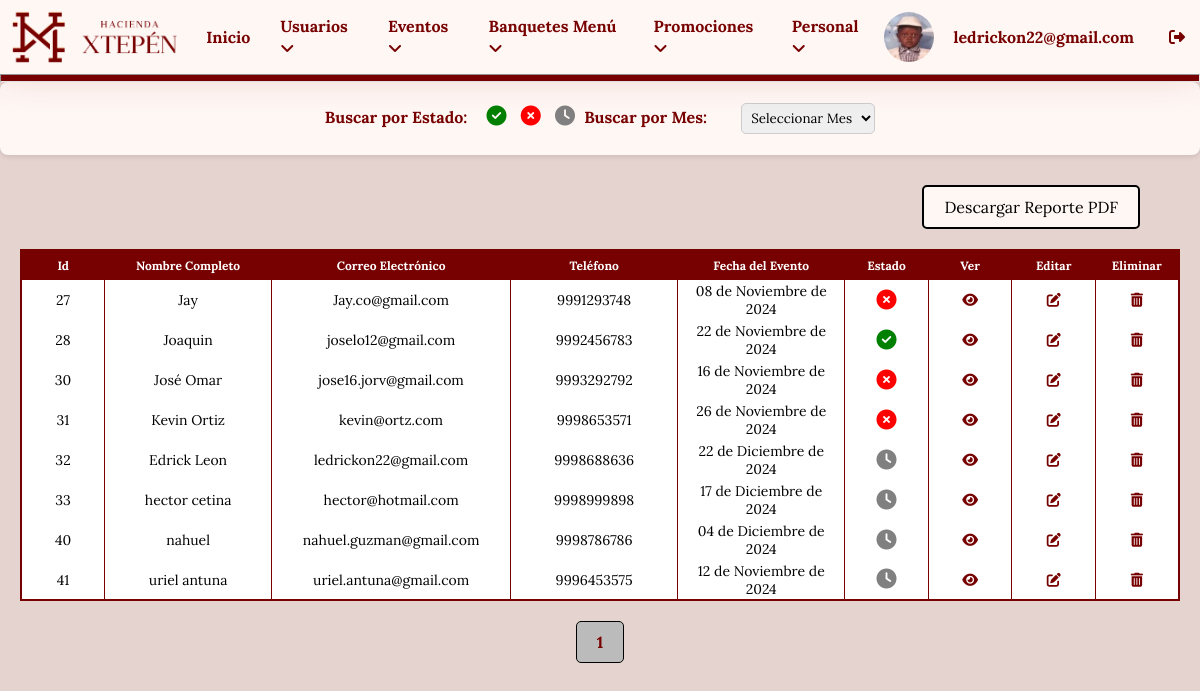
/login/dashboard_eventos.php (signed in), run on an earlier commit of the app's database.
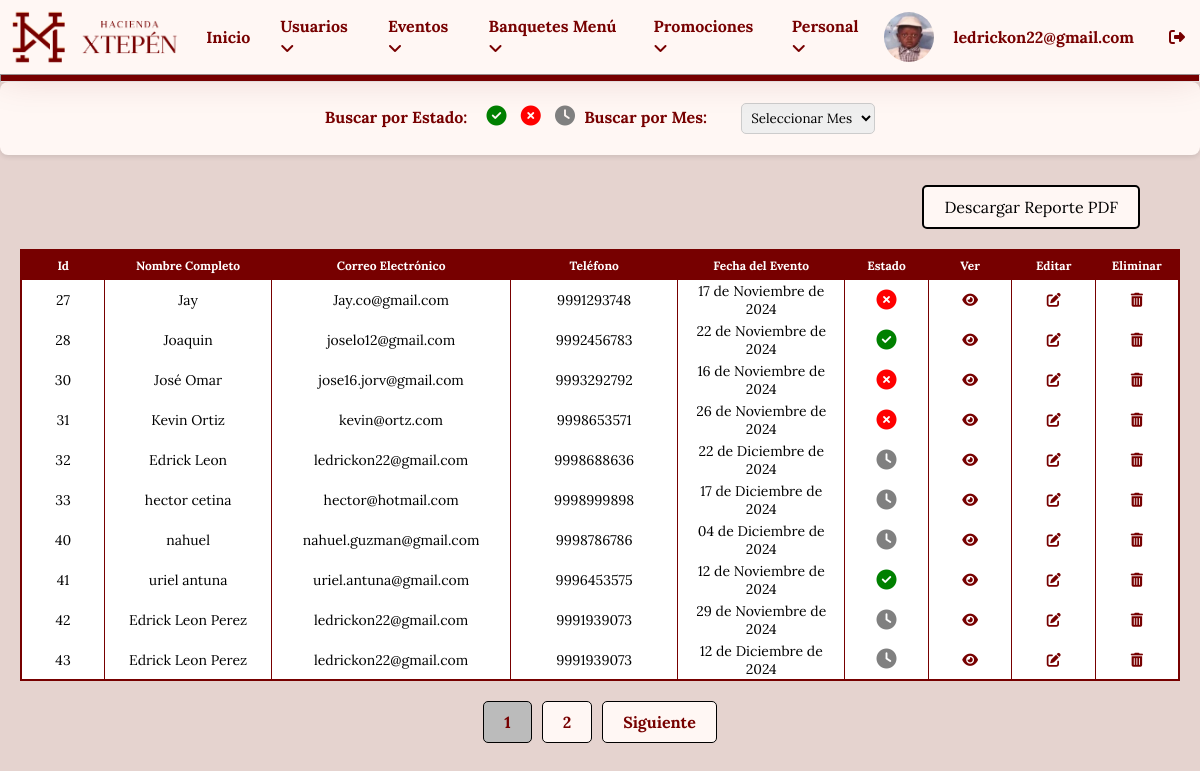
And on a later commit of the database.
### tables this page shows
CREATE TABLE `reservas_eventos` (
  `id` int NOT NULL,
  `nombre` varchar(100) NOT NULL,
  `email` varchar(100) NOT NULL,
  `telefono` varchar(15) NOT NULL,
  `evento` varchar(50) NOT NULL,
  `fecha` date NOT NULL,
  `invitados` int NOT NULL,
  `mensaje` text,
  `fecha_reserva` timestamp NOT NULL DEFAULT CURRENT_TIMESTAMP,
  `menu_banquete` int DEFAULT NULL,
  `estado` varchar(10) DEFAULT 'pendiente',
  `personal` int DEFAULT NULL
);

### login/dashboard_eventos.php (the view, shortened to what the changed rows need)
<?php
$estado_busqueda = isset($_POST['estado_busqueda']) ? $_POST['estado_busqueda'] : (isset($_GET['estado_busqueda']) ? $_GET['estado_busqueda'] : '');
$mes_busqueda = isset($_POST['mes_busqueda']) ? $_POST['mes_busqueda'] : (isset($_GET['mes_busqueda']) ? $_GET['mes_busqueda'] : '');
$limit = 10;
$page = isset($_GET['page']) ? (int)$_GET['page'] : 1;
$start = ($page - 1) * $limit;
function convertir_mes_espanol($fecha) {
    $meses = [
        '01' => 'Enero', '02' => 'Febrero', '03' => 'Marzo',
        '04' => 'Abril', '05' => 'Mayo', '06' => 'Junio',
        '07' => 'Julio', '08' => 'Agosto', '09' => 'Septiembre',
        '10' => 'Octubre', '11' => 'Noviembre', '12' => 'Diciembre'
    ];
    $date = new DateTime($fecha);
    $dia = $date->format('d');
    $mes = $meses[$date->format('m')];
    $anio = $date->format('Y');
    return "$dia de $mes de $anio";
}
?>
<!DOCTYPE html>
<html lang="es">
<head>
    <link rel="stylesheet" href="styles/stylersvboard.css">
</head>
<body>
    <?php include "menu.php"; ?>
    <div class="information">
        <br>
        <div class="tabla">
            <table>
                <tr>
                    <th>Id</th>
                    <th>Nombre Completo</th>
                    <th>Correo Electrónico</th>
                    <th>Teléfono</th>
                    <th>Fecha del Evento</th>
                    <th>Estado</th>
                    <th>Ver</th>
                    <th>Editar</th>
                    <th>Eliminar</th>
                </tr>
                <?php
                $todas_reservas = "SELECT * FROM reservas_eventos WHERE 1=1";
                $todas_reservas .= " ORDER BY id ASC LIMIT $start, $limit";
                $resultado = mysqli_query($conectar, $todas_reservas);
                if (mysqli_num_rows($resultado) > 0) {
                    while ($fila = mysqli_fetch_assoc($resultado)) {
                        $fecha = convertir_mes_espanol($fila["fecha"]);
                        $icono_estado = '';
                        if ($fila['estado'] == 'realizada') {
                            $icono_estado = '<i class="fas fa-check-circle icon realizada" style="color: green;" title="Realizada"></i>';
                        } elseif ($fila['estado'] == 'cancelada') {
                            $icono_estado = '<i class="fas fa-times-circle icon cancelada" style="color: red;" title="Cancelada"></i>';
                        } else {
                            $icono_estado = '<i class="fas fa-clock icon pendiente" style="color: gray;" title="Pendiente"></i>';
                        }
                ?>
                        <tr>
                            <td style="width: 10px;"><?php echo $fila["id"]; ?></td>
                            <td><?php echo $fila["nombre"]; ?></td>
                            <td><?php echo $fila["email"]; ?></td>
                            <td><?php echo $fila["telefono"]; ?></td>
                            <td><?php echo $fecha; ?></td>
                            <td style="text-align: center; width: 10px;"><?php echo $icono_estado; ?></td>
                            <td style="width: 50px;">
                                <a href="ver_reserva.php?id=<?php echo $fila['id']; ?>"><i class="fa-solid fa-eye" style="color: var(--Texto);"></i></a>
                            </td>
                            <td style="width: 50px;">
                                <a href="editar_evento.php?id=<?php echo $fila['id']; ?>"><i class="fa-solid fa-edit" style="color: var(--Texto);"></i></a>
                            </td>
                            <td style="width: 50px;">
                                <a href="eliminar_evento.php?id=<?php echo $fila['id']; ?>"><i class="basurita fa-solid fa-trash-can" style="color: var(--Texto);"></i></a>
                            </td>
                        </tr>
                <?php
                    }
                } else {
                    echo "<tr><td colspan='9'>No hay registros.</td></tr>";
                }
                ?>
            </table>
            <div class="paginacion">
                <?php
                $total_reservas = "SELECT COUNT(*) FROM reservas_eventos WHERE 1=1";
                $resultado_total = mysqli_query($conectar, $total_reservas);
                $total_filas = mysqli_fetch_array($resultado_total)[0];
                $total_paginas = ceil($total_filas / $limit);
                for ($i = 1; $i <= $total_paginas; $i++) {
                    if ($i == $page) {
                        echo "<span>$i</span>";
                    } else {
                        echo "<a href='?page=$i&estado_busqueda=$estado_busqueda&mes_busqueda=$mes_busqueda'>$i</a>";
                    }
                }
                if ($page < $total_paginas) {
                    echo "<a href='?page=" . ($page + 1) . "&estado_busqueda=$estado_busqueda&mes_busqueda=$mes_busqueda'>Siguiente</a>";
                }
                ?>
            </div>
        </div>
    </div>
</body>
</html>

What changed in the data, as far as the page shows it:
changed reservas_eventos "Jay": fecha "08 de Noviembre de 2024" → "17 de Noviembre de 2024"
changed reservas_eventos "uriel antuna": estado "pendiente" → "realizada" (drawn)
added reservas_eventos: id "42", nombre "Edrick Leon Perez", email "ledrickon22@gmail.com", telefono "9991939073", fecha "29 de Noviembre de 2024", estado "pendiente" (drawn)
added reservas_eventos: id "43", nombre "Edrick Leon Perez", email "ledrickon22@gmail.com", telefono "9991939073", fecha "12 de Diciembre de 2024", estado "pendiente" (drawn)
Also different on the page:
new list line: "2"
text now shown: "Siguiente"
